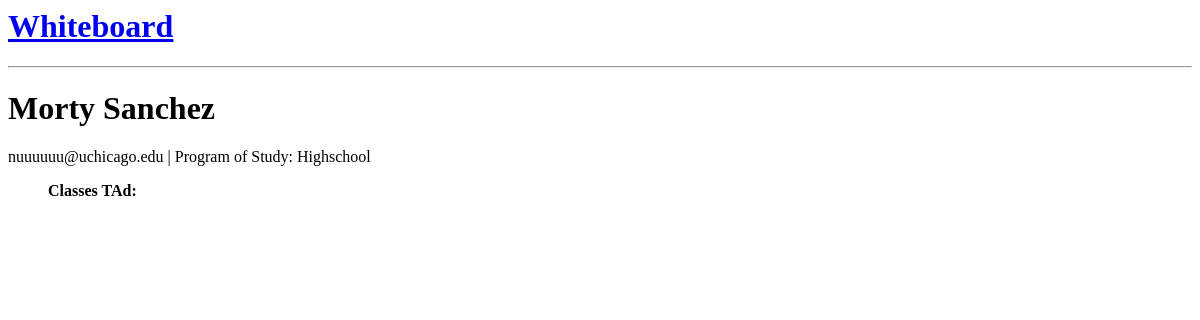
The page /start/view_assistant1 on the database as committed earlier.
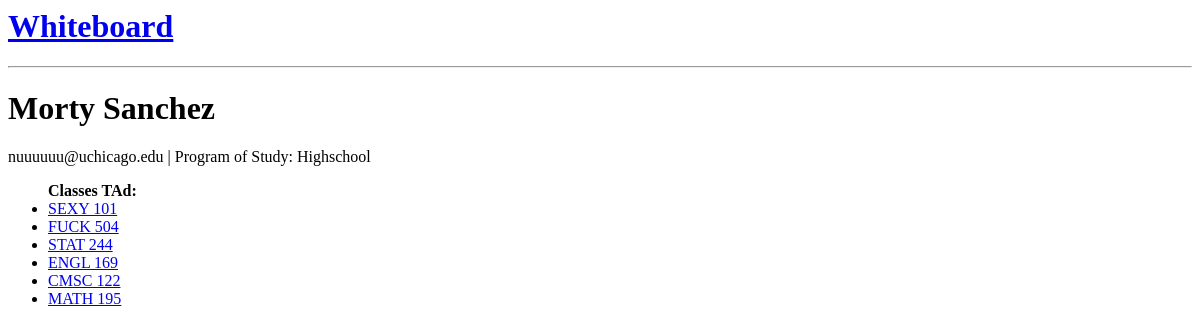
The same page on the database as committed later.
### user_forms/models.py (models this page shows, shortened)
class Course(models.Model):
    sessions = models.ManyToManyField(Session) # Don't worry about this Andy.
    name = models.CharField(max_length = 200, blank = True)
    quarter = models.CharField(max_length = 42)
    dept = models.CharField(max_length = 4)
    year = models.IntegerField()

### user_forms/views.py (the view)
class AssistantDetail(DetailView):
    model = Assistant
    pk_url_kwarg = 'assistant_id'
    context_object_name = 'assistant'
    def get_context_data(self, **kwargs):
        assistant_id = self.kwargs['assistant_id']
        context = super(AssistantDetail, self).get_context_data(**kwargs)
        context['courses_in'] = Course.objects.filter(assistant__id =
            assistant_id)
        context['cnet_id'] = Assistant.objects.get(id = assistant_id).cnet_id
        return context

### user_forms/models.py (called while the page is built)
    def cnet_id(self):
        return re.search(r'^([a-z0-9]*[a-z0-9]?)', self.email).group()

    def full_name(self):
        return str(self.first_name + ' ' + self.last_name)

### user_forms/templates/user_forms/assistant_detail.html (shortened to what this page needs)
{% extends 'user_forms/base.html' %}
{% block body %}
<h1>{{ assistant.full_name }}</h1>
    <l> {{ assistant.email }}</l> |
    <l>Program of Study: {{ assistant.program }}</l>
<div style="clear:both;">
<ul style="float:left;">
<b>Classes TAd: </b>
    {% for course in courses_in %}
<li><a href="{% url 'course_detail' course_id=course.id cnet_id=cnet_id %}">
    {{ course.name }}</a></li>
    {% endfor %}
</ul>
{% endblock %}

Rows that differ between the two databases and show on the page:
added Course: name "SEXY 101"
added Course: name "FUCK 504"
added Course: name "STAT 244"
added Course: name "ENGL 169"
added Course: name "CMSC 122"
added Course: name "MATH 195"
